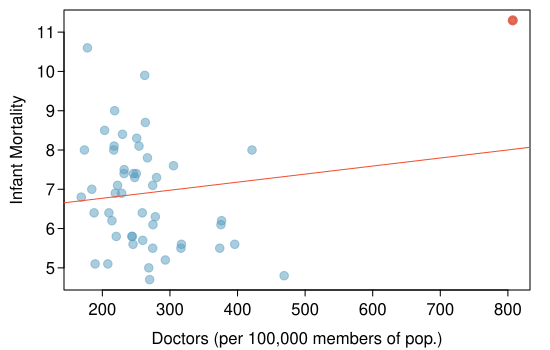

The script that drew this image:
require(openintro)
data(COL)

dc = 9

myPDF('infMortUS.pdf', 5.5, 3.5,
      mar = c(3, 3.2, 0.5, 1),
      mgp = c(1.9, 0.45, 0))

plot(infant.mortality$inf.mort ~ infant.mortality$doctors,
     pch = 20,
     cex = 1.7,
     col = COL[1, 3],
     xlab = "Doctors (per 100,000 members of pop.)",
     ylab = "Infant Mortality")
points(infant.mortality$inf.mort[dc] ~ infant.mortality$doctors[dc],
       pch = 20,
       col = COL[4, 2],
       cex = 1.5,
       lwd = 2.5)

abline(6.36220, 0.00205, col = COL[4])
dev.off()


myPDF('infMortUSnoDC.pdf', 5.5, 3.5,
      mar = c(3, 3.2, 0.5, 1),
      mgp = c(1.9, 0.45, 0))

plot(infant.mortality$inf.mort[-dc] ~ infant.mortality$doctors[-dc],
     pch = 20,
     cex = 1.7,
     col = COL[1, 3],
     xlab = "Doctors (per 100,000 members of pop.)",
     ylab = "Infant Mortality")

abline(8.599061, -0.006797, col = COL[2])
dev.off()
